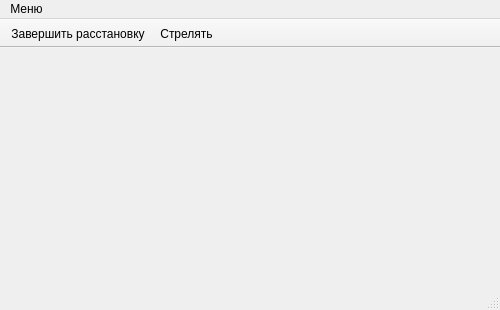
<?xml version="1.0" encoding="UTF-8"?>
<ui version="4.0">
 <class>MainWindow</class>
 <widget class="QMainWindow" name="MainWindow">
  <property name="geometry">
   <rect>
    <x>0</x>
    <y>0</y>
    <width>500</width>
    <height>310</height>
   </rect>
  </property>
  <property name="minimumSize">
   <size>
    <width>494</width>
    <height>310</height>
   </size>
  </property>
  <property name="maximumSize">
   <size>
    <width>652</width>
    <height>328</height>
   </size>
  </property>
  <property name="windowTitle">
   <string>MainWindow</string>
  </property>
  <property name="windowIcon">
   <iconset resource="source.qrc">
    <normaloff>:/images/miss.png</normaloff>:/images/miss.png</iconset>
  </property>
  <property name="styleSheet">
   <string notr="true">*#centralwidget{background-image: url(:/images/field.png);}</string>
  </property>
  <widget class="QWidget" name="centralwidget"/>
  <widget class="QMenuBar" name="menubar">
   <property name="geometry">
    <rect>
     <x>0</x>
     <y>0</y>
     <width>500</width>
     <height>21</height>
    </rect>
   </property>
   <widget class="QMenu" name="menu">
    <property name="title">
     <string>Меню</string>
    </property>
    <addaction name="act_NewGame"/>
   </widget>
   <addaction name="menu"/>
  </widget>
  <widget class="QStatusBar" name="statusbar"/>
  <widget class="QToolBar" name="toolBar">
   <property name="windowTitle">
    <string>toolBar</string>
   </property>
   <property name="movable">
    <bool>false</bool>
   </property>
   <attribute name="toolBarArea">
    <enum>TopToolBarArea</enum>
   </attribute>
   <attribute name="toolBarBreak">
    <bool>false</bool>
   </attribute>
   <addaction name="act_EndPlacing"/>
   <addaction name="act_Shoot"/>
  </widget>
  <action name="act_NewGame">
   <property name="text">
    <string>Новая игра</string>
   </property>
   <property name="toolTip">
    <string>Запускает новую игру, заново подключаясь к серверу</string>
   </property>
   <property name="shortcut">
    <string>Ctrl+N</string>
   </property>
  </action>
  <action name="act_EndPlacing">
   <property name="text">
    <string>Завершить расстановку</string>
   </property>
   <property name="toolTip">
    <string>Нажимайте если корабли расставлены и вы готовы к бою!</string>
   </property>
   <property name="shortcut">
    <string>Ctrl+R</string>
   </property>
  </action>
  <action name="act_Shoot">
   <property name="text">
    <string>Стрелять</string>
   </property>
   <property name="toolTip">
    <string>Сначала выберите место на карте противника, затем стреляйте!</string>
   </property>
   <property name="shortcut">
    <string>W</string>
   </property>
  </action>
 </widget>
 <resources>
  <include location="source.qrc"/>
 </resources>
 <connections/>
</ui>
